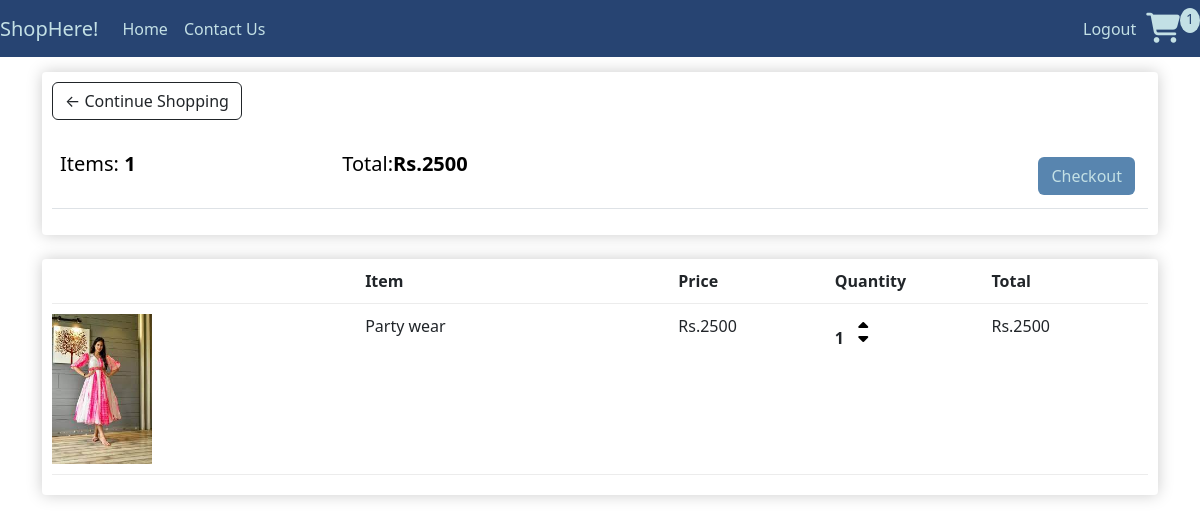
The app's page /cart/ (signed in), older data.
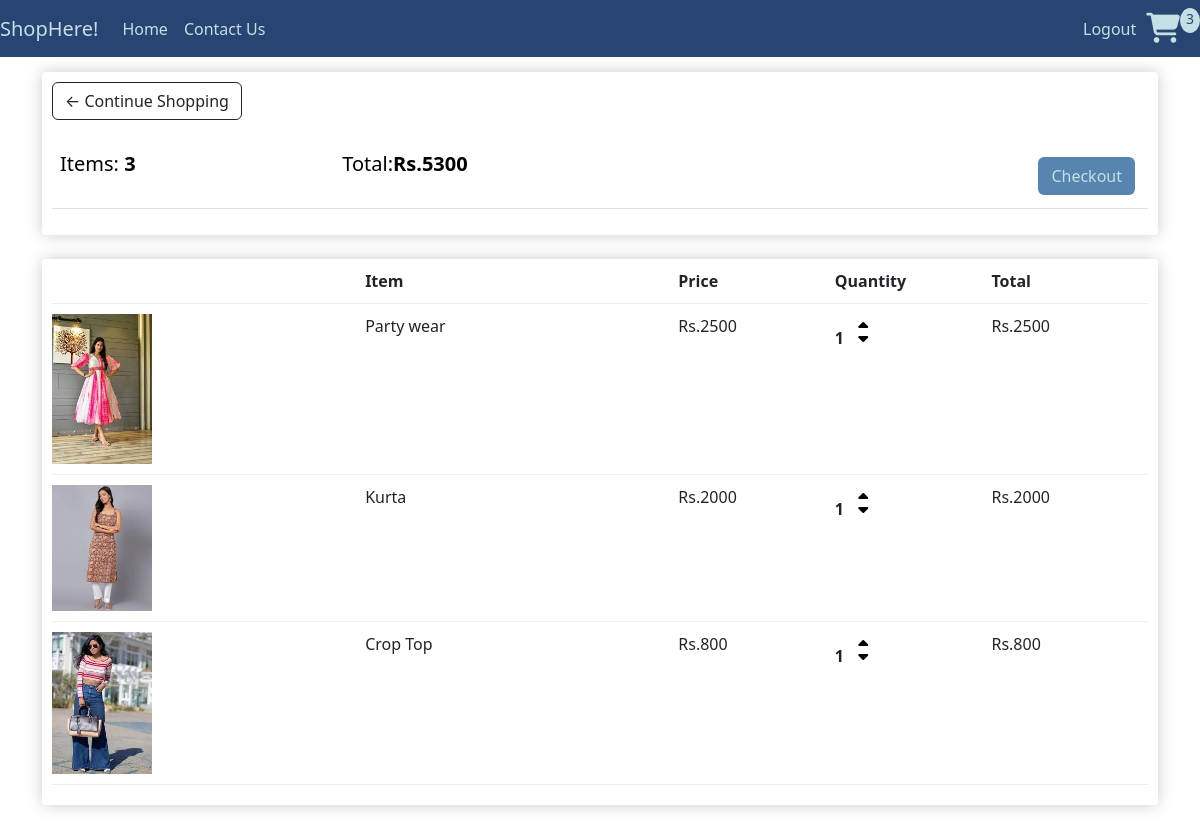
The same page, newer data.
### shop/models.py (models this page shows, shortened)
class Order(models.Model):
    customer=models.ForeignKey(Customer,on_delete=models.SET_NULL,null=True,blank=True)
    date_ordered=models.DateTimeField(auto_now_add=True)
    complete=models.BooleanField(default=False)
    transaction_id=models.CharField(max_length=100,null=True)
    @property
    def get_cart_total(self):
        orderitems=self.orderitem_set.all()
        total=sum([item.get_total for item in orderitems])
        return total
    @property
    def get_cart_items(self):
        orderitems=self.orderitem_set.all()
        total=sum([item.quantity for item in orderitems])
        return total

class OrderItem(models.Model):
    product=models.ForeignKey(Product_details,on_delete=models.SET_NULL,null=True)
    order=models.ForeignKey(Order,on_delete=models.SET_NULL,null=True)
    quantity=models.IntegerField(default=0,null=True,blank=True)
    date_added=models.DateTimeField(auto_now_add=True)
    @property
    def get_total(self):
        total=self.product.price*self.quantity
        return total

class Product_details(models.Model):
    prod_id=models.AutoField
    prod_name=models.CharField(max_length=30)
    prod_desc=models.TextField()
    image = models.ImageField(upload_to='product/images', default="")
    price = models.IntegerField(default=0)
    pub_date=models.DateField(auto_now_add=True)
    category=models.CharField(max_length=50,default="Sale")
    digital = models.BooleanField(default=False, null=True, blank=True)

### shop/views.py (the view)
# urls.py: path('cart/',views.cart,name='Cart'),
def cart(request):
    data=cartData(request)
    cartItems=data['cartItems']
    order=data['order'] #Total number of order from Order model
    items=data['items'] # Get items in the cart present
    context={'items':items,'order':order,'cartItems':cartItems}
    return render(request,'cart.html',context)

### shop/utilis.py (called while the page is built)
def cartData(request):
    if request.user.is_authenticated:
        try:
            customer = request.user.customer
        except Customer.DoesNotExist:
            customer = None
        if customer:
            order, created = Order.objects.get_or_create(customer=customer, complete=False)
            items = order.orderitem_set.all()
            cart_items = order.get_cart_items
        else:
            cart_items, order, items = None, None, None
    else:
        cookie_data = cookieCart(request)
        cart_items = cookie_data['cartItems']
        order = cookie_data['order']
        items = cookie_data['items']
    return {'cartItems': cart_items, 'order': order, 'items': items}

### shop/templates/cart.html
{% extends 'index.html' %}
{% load static %}
{% block body %}
<div class="row">
    <div class="col-lg-12">
        <div class="box-element">
            <a class="btn btn-outline-dark" href="{% url 'index' %}">&#x2190; Continue Shopping</a>
            <br>
            <br>
            <table class="table">
                <tr>
                    <th>
                        <h5>Items: <strong>{{order.get_cart_items}}</strong></h5>
                    </th>
                    <th>
                        <h5>Total:<strong>Rs.{{order.get_cart_total}}</strong></h5>
                    </th>
                    <th>
                        <a style="float:right; margin:5px; color: #c3e0e5; background-color: #5885af;" class="btn"
                            href="{% url 'Checkout' %}">Checkout</a>
                    </th>
                </tr>
            </table>
        </div>
        <br>
        <div class="box-element">
            <div class="cart-row">
                <div style="flex:2"></div>
                <div style="flex:2"><strong>Item</strong></div>
                <div style="flex:1"><strong>Price</strong></div>
                <div style="flex:1"><strong>Quantity</strong></div>
                <div style="flex:1"><strong>Total</strong></div>
            </div>
            {% for item in items %}
            <div class="cart-row">
                <div style="flex:2"><img class="row-image" src="/media/{{item.product.image}}"></div>
                <div style="flex:2">
                    <p>{{item.product.prod_name}}</p>
                </div>
                <div style="flex:1">
                    <p>Rs.{{item.product.price}}</p>
                </div>
                <div style="flex:1">
                    <p class="quantity">{{item.quantity}}</p>
                    <div class="quantity">
                        <a data-product="{{item.product.id}}" data-action="add" class=" icons update-cart">
                            <i class="fa-solid fa-caret-up " id=" chg-quantity"></i>
                        </a>
                        <a data-product="{{item.product.id}}" data-action="remove" class=" icons update-cart">
                            <i class="fa-solid fa-caret-down " id="chg-quantity"></i>
                        </a>
                    </div>
                </div>
                <div style="flex:1">
                    <p>Rs.{{item.get_total}}</p>
                </div>
            </div>
            {% endfor %}
        </div>
    </div>
</div>
{% endblock %}

### shop/templates/index.html (shortened to what this page needs)
{% load static %}
<!DOCTYPE html>
<html lang="en">
<head>
    <link rel="stylesheet" href="{% static 'css/index.css' %}">
    <link href="https://cdn.jsdelivr.net/npm/bootstrap@5.3.2/dist/css/bootstrap.min.css" rel="stylesheet"
>
    <link rel="stylesheet" href="https://cdnjs.cloudflare.com/ajax/libs/font-awesome/6.4.2/css/all.min.css">
</head>
<body>
    <nav class="navbar fixed-top  navbar-expand-lg">
        <a href="#" class="navbar-brand">ShopHere!</a>
        <div class="collapse navbar-collapse" id="navbarSupportedContent">
            <div class="navbar-nav me-auto mb-2 mb-lg-0">
                <a class="nav-link" href="{% url 'index' %}"> Home</a>
                <a class="nav-link" href="{% url 'ContactUs' %}">Contact Us</a>
            </div>
            {% if user.is_authenticated %}
            <div class="form-inline my-2 my-lg-0">
                <a class="nav-link" href="{%url 'logout' %}">Logout</a>
            </div>
            {% else %}
            <div class="form-inline my-2 my-lg-0">
                <a class="nav-link" href="{%url 'login' %}">Login</a>
            </div>
            {% endif %}
            <a class="nav-link" href="{% url 'Cart' %}">
                <i class="fa-solid fa-cart-shopping" style="font-size: 30px; margin-left: 10px;"></i>
            </a>
            <p id="cart-total">{{cartItems}}</p>
        </div>
    </nav>
    <div class="container my-5">
        <br>
        {% block body %}{% endblock %}
    </div>
</body>
</html>

### shop/static/css/index.css (style rules this page uses)
nav { background-color: #274472; }
body .navbar-brand { color: #c3e0e5; }
body .nav-link { color: #c3e0e5; }
.box-element { box-shadow:hsl(0, 0%, 80%) 0 0 16px; background-color: #fff; border-radius: 4px; padding: 10px; }
#cart-total { display: block; text-align: center; color:#274472; background-color: #c3e0e5; width: 20px; height: 25px; border-radius: 50%; font-size: 14px; }
.col-lg-4, .col-lg-6, .col-lg-8, .col-lg-12 { margin-top: 30px; }
.btn { border-radius: 0; }
.row-image { width: 100px; }
.cart-row { display: flex; align-items: flex-stretch; padding-bottom: 10px; margin-bottom: 10px; border-bottom: 1px solid #ececec; }
.quantity { display: inline-block; font-weight: 700; padding-right:10px; }
.icons { text-decoration: none; color: black; margin-top: 2px; }
#chg-quantity { width: 12px; cursor: pointer; display: block; margin-top: -8px; transition:.1s; }

Row changes from the older to the newer data that the page shows:
computed for Order: get_cart_items "1" → "3"; get_cart_total "2500" → "5300"
added OrderItem: product.image (picture), product.prod_name "Kurta", product.price "2000", quantity "1", get_total "2000"
added OrderItem: product.image (picture), product.prod_name "Crop Top", product.price "800", quantity "1", get_total "800"
Text that changed along with them:
{{ cartItems }}: "1" → "3"
